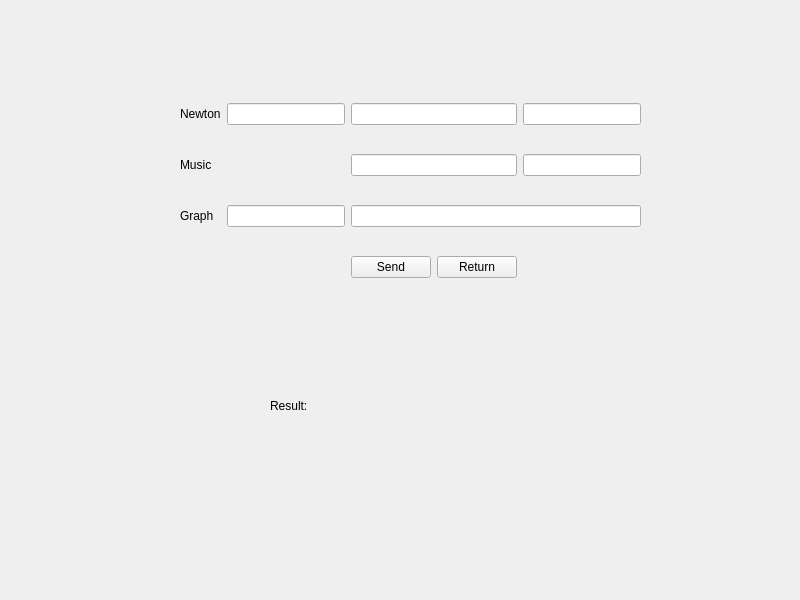
<?xml version="1.0" encoding="UTF-8"?>
<ui version="4.0">
 <class>Task1</class>
 <widget class="QWidget" name="Task1">
  <property name="geometry">
   <rect>
    <x>0</x>
    <y>0</y>
    <width>800</width>
    <height>600</height>
   </rect>
  </property>
  <property name="windowTitle">
   <string>Form</string>
  </property>
  <widget class="QWidget" name="gridLayoutWidget">
   <property name="geometry">
    <rect>
     <x>180</x>
     <y>80</y>
     <width>461</width>
     <height>221</height>
    </rect>
   </property>
   <layout class="QGridLayout" name="gridLayout">
    <item row="2" column="1">
     <widget class="QLineEdit" name="lineEdit2_Task3"/>
    </item>
    <item row="3" column="2">
     <widget class="QPushButton" name="pushButton_Send">
      <property name="text">
       <string>Send</string>
      </property>
     </widget>
    </item>
    <item row="3" column="3">
     <widget class="QPushButton" name="task1_return">
      <property name="text">
       <string>Return</string>
      </property>
     </widget>
    </item>
    <item row="1" column="0">
     <widget class="QLabel" name="label_Task2">
      <property name="enabled">
       <bool>true</bool>
      </property>
      <property name="text">
       <string>Music</string>
      </property>
     </widget>
    </item>
    <item row="1" column="2" colspan="2">
     <widget class="QLineEdit" name="lineEdit_Task2">
      <property name="enabled">
       <bool>true</bool>
      </property>
     </widget>
    </item>
    <item row="2" column="0">
     <widget class="QLabel" name="label_Task3">
      <property name="enabled">
       <bool>true</bool>
      </property>
      <property name="text">
       <string>Graph</string>
      </property>
     </widget>
    </item>
    <item row="1" column="4">
     <widget class="QLineEdit" name="lineEdit2_Task2"/>
    </item>
    <item row="0" column="0">
     <widget class="QLabel" name="label_Task1">
      <property name="enabled">
       <bool>true</bool>
      </property>
      <property name="text">
       <string>Newton</string>
      </property>
     </widget>
    </item>
    <item row="2" column="2" colspan="3">
     <widget class="QLineEdit" name="lineEdit_Task3">
      <property name="enabled">
       <bool>true</bool>
      </property>
     </widget>
    </item>
    <item row="0" column="1">
     <widget class="QLineEdit" name="lineEdit_Task1">
      <property name="enabled">
       <bool>true</bool>
      </property>
      <property name="frame">
       <bool>true</bool>
      </property>
      <property name="clearButtonEnabled">
       <bool>false</bool>
      </property>
     </widget>
    </item>
    <item row="0" column="2" colspan="2">
     <widget class="QLineEdit" name="lineEdit2_Task1"/>
    </item>
    <item row="0" column="4">
     <widget class="QLineEdit" name="lineEdit3_Task1"/>
    </item>
   </layout>
  </widget>
  <widget class="QWidget" name="horizontalLayoutWidget">
   <property name="geometry">
    <rect>
     <x>270</x>
     <y>330</y>
     <width>251</width>
     <height>151</height>
    </rect>
   </property>
   <layout class="QHBoxLayout" name="horizontalLayout">
    <item>
     <widget class="QLabel" name="label_Result">
      <property name="text">
       <string>Result:</string>
      </property>
     </widget>
    </item>
    <item>
     <widget class="QLabel" name="label_Result_meaning">
      <property name="text">
       <string/>
      </property>
     </widget>
    </item>
   </layout>
  </widget>
 </widget>
 <resources/>
 <connections/>
</ui>
